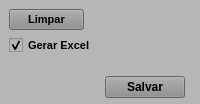
        <widget class="QWidget" name="widget_Cor8" native="true">
         <property name="styleSheet">
          <string notr="true">background-color: rgb(182, 182, 182);</string>
         </property>
         <layout class="QVBoxLayout" name="verticalLayout_7">
          <property name="leftMargin">
           <number>0</number>
          </property>
          <property name="topMargin">
           <number>0</number>
          </property>
          <property name="rightMargin">
           <number>0</number>
          </property>
          <property name="bottomMargin">
           <number>0</number>
          </property>
          <item>
           <widget class="QWidget" name="widget_24" native="true">
            <layout class="QVBoxLayout" name="verticalLayout_11">
             <item>
              <widget class="QPushButton" name="btn_Limpar">
               <property name="sizePolicy">
                <sizepolicy hsizetype="Preferred" vsizetype="Preferred">
                 <horstretch>0</horstretch>
                 <verstretch>0</verstretch>
                </sizepolicy>
               </property>
               <property name="maximumSize">
                <size>
                 <width>75</width>
                 <height>16777215</height>
                </size>
               </property>
               <property name="font">
                <font>
                 <pointsize>8</pointsize>
                 <weight>75</weight>
                 <bold>true</bold>
                </font>
               </property>
               <property name="cursor">
                <cursorShape>PointingHandCursor</cursorShape>
               </property>
               <property name="layoutDirection">
                <enum>Qt::LeftToRight</enum>
               </property>
               <property name="autoFillBackground">
                <bool>false</bool>
               </property>
               <property name="styleSheet">
                <string notr="true">background-color: rgb(141, 141, 141);</string>
               </property>
               <property name="text">
                <string>Limpar</string>
               </property>
               <property name="checkable">
                <bool>false</bool>
               </property>
               <property name="autoDefault">
                <bool>false</bool>
               </property>
               <property name="default">
                <bool>false</bool>
               </property>
               <property name="flat">
                <bool>false</bool>
               </property>
              </widget>
             </item>
             <item>
              <widget class="QCheckBox" name="check_Excel">
               <property name="sizePolicy">
                <sizepolicy hsizetype="Preferred" vsizetype="Preferred">
                 <horstretch>0</horstretch>
                 <verstretch>0</verstretch>
                </sizepolicy>
               </property>
               <property name="font">
                <font>
                 <pointsize>8</pointsize>
                 <weight>75</weight>
                 <bold>true</bold>
                </font>
               </property>
               <property name="text">
                <string>Gerar Excel</string>
               </property>
               <property name="checked">
                <bool>true</bool>
               </property>
              </widget>
             </item>
            </layout>
           </widget>
          </item>
          <item>
           <widget class="QWidget" name="widget_27" native="true">
            <property name="minimumSize">
             <size>
              <width>0</width>
              <height>0</height>
             </size>
            </property>
            <property name="maximumSize">
             <size>
              <width>16777215</width>
              <height>50</height>
             </size>
            </property>
            <property name="styleSheet">
             <string notr="true"/>
            </property>
            <layout class="QHBoxLayout" name="horizontalLayout_34">
             <property name="spacing">
              <number>6</number>
             </property>
             <property name="leftMargin">
              <number>15</number>
             </property>
             <property name="topMargin">
              <number>6</number>
             </property>
             <property name="rightMargin">
              <number>15</number>
             </property>
             <property name="bottomMargin">
              <number>6</number>
             </property>
             <item>
              <widget class="QLabel" name="label_41">
               <property name="text">
                <string/>
               </property>
              </widget>
             </item>
             <item>
              <widget class="QPushButton" name="btn_Salvar">
               <property name="sizePolicy">
                <sizepolicy hsizetype="Preferred" vsizetype="Preferred">
                 <horstretch>0</horstretch>
                 <verstretch>0</verstretch>
                </sizepolicy>
               </property>
               <property name="maximumSize">
                <size>
                 <width>80</width>
                 <height>16777215</height>
                </size>
               </property>
               <property name="font">
                <font>
                 <pointsize>9</pointsize>
                 <weight>75</weight>
                 <bold>true</bold>
                </font>
               </property>
               <property name="cursor">
                <cursorShape>PointingHandCursor</cursorShape>
               </property>
               <property name="styleSheet">
                <string notr="true">background-color: rgb(141, 141, 141);</string>
               </property>
               <property name="text">
                <string>Salvar</string>
               </property>
              </widget>
             </item>
            </layout>
           </widget>
          </item>
         </layout>
        </widget>
